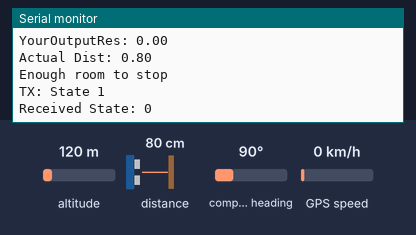
Bench run of a sketch on a simulated Arduino Uno, built with avr-gcc and run on an emulated ATmega328P. Parts: the last lines printed to the serial monitor. Wiring (inferred from the names in the program): LIDAR-Lite range finder at I2C address 0x62. Inputs (shaded band) come from the test bench; at power-on: altitude 120 m, distance to the obstacle 80 cm, compass heading 90°, GPS speed 0 km/h. The GPS gets a fix after 3 s at 37.7749, -122.4194 with 8 satellites.

Above: at 1.2 s.
1.3 s: altitude set to 11 m
At 2.2 s:
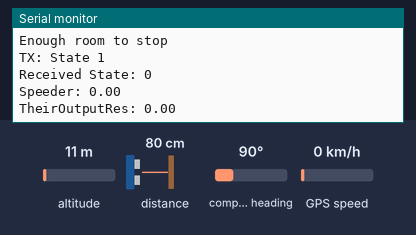
5.6 s: altitude set to 8 m
At 6.7 s:
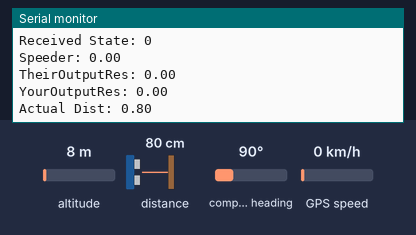

The sketch:

FinalCalcCode.ino
```cpp
#include <TinyGPS++.h>
#include <SoftwareSerial.h>
#include <LIDARLite.h>
#include <LIDARLite_v3HP.h>
#include <IRremote.h>


//NEW VERSION
//LIDAR Hookup
//Blue - SDA
//Green - SCL
//Red - 5V
//Black - Ground

LIDARLite lidarLite;
SoftwareSerial gpsSerial(6,7);
TinyGPSPlus gps;
int cal_cnt = 0;

String AEnvoyer = "";
IRsend irsend;
int RECV_PIN = 11;
IRrecv irrecv(RECV_PIN);
decode_results results;

int counter = 0;
float distances[5];

void setup()
{
  Serial.begin(9600); // Initialize serial connection to display distance readings
  gpsSerial.begin(9600);
  lidarLite.begin(0, true); // Set configuration to default and I2C to 400 kHz
  lidarLite.configure(0); // Change this number to try out alternate configurations
  irrecv.enableIRIn(); // Start the receiver2w

  array_init();
}

//initialize the distances array with -1 for every value
void array_init(){
  for (int i = 0; i < 5; i++){
    distances[i] = -1;
  }
}

//debug helper function for seeing the values of distances
void print_distances(){
  Serial.print("[");
  Serial.print(distances[0]);

  for (int i = 1; i < 5; i++){
    Serial.print(", ");
    Serial.print(distances[i]);
  }

  Serial.print("]");
}

//Use the last 5 distance measurements to get the change
//in speed (Kmph) of the car in front of you
float gather_distances(){
  int index = counter % 5;
  int i = 0;
  float elapsed = 0;

  float first = distances[index];
  float second = 0;

  //no value to compare to
  if(counter == 0){
    return 0;
  }

  //a full cycle hasn't elapsed
  if(counter < 5){
    second = distances[0];
    elapsed = (counter % 5);
  }
  //the entire array has values
  else{
     if (++index > 4){
      index = 0;
     }
     elapsed = 5;
     second = distances[index];
  }

  //result is the difference in distance
  float result = first - second;

  //0.01305s is the time it takes between polling for values
  float timePassed = 0.01305 * elapsed;
  return mps_to_kph(result / timePassed);
}

float kph_to_mps(float speed)
{
  return speed * 3.6;
}

float mps_to_kph(float speed)
{
  return speed * 0.277778;
}

//Speed in Kilometers, friction coefficient is normally 0.8
//Left is reaction time, right is stopping distance
//extraDist is the distance from the IR sensor if the car in front is following too close
//reactionTime is the expected time it takes a user to react
float calculation(float speeds, float friction, float safetyDist, float extraDist, float reactionTime, float theirCalc){
  float stopping = 0.0, reactionDist = 0.0, stoppingPrime;
  stopping = stopping_dist(speeds, friction);
  reactionDist = reaction_dist(speeds, reactionTime);
  stoppingPrime = theirCalc; //Replace with other persons speed calculation////////////////////////
  return (reactionDist + stopping + safetyDist + extraDist) - stoppingPrime ;
}

//Equation used to calculate distance required to stop if breaking starts immediately
float stopping_dist(float speeds, float friction){
  return ((speeds * speeds) / (250 * friction));
}

//Equation used to calculate distance covered over the time it takes user to react
float reaction_dist(float speeds, float reactionTime){
  return (speeds * reactionTime) / 3.6;
}

//Determine the speed of the car in front of you
float det_speed(float curSpeed, float curDist)
{
  return 1.0;
}

//Determine State current state.
//1 is good, 2 is back off, 3 is crash mode
int determine_state(float lidarDist, float calcDist){
  if(lidarDist >= calcDist){
    return 1;
  }
  else{
    if(calcDist - lidarDist < 5){
      return 2;
    }
    else{
      return 3;
    }
  }
}


//IR Sensor State Receiver
int checker()
{
  int returnVal = 0;

  if(results.value == 0xE0E08877)
  {
    Serial.println("Received State 0");
    returnVal = 0;
  }
  else if(results.value == 0xE0E020DF)
  {
    Serial.println("Received State 1");
    returnVal = 1;
  }
  else if(results.value == 0xE0E0A05F)
  {
    Serial.println("Received State 2");
    returnVal = 2;
  }
  else if(results.value == 0xE0E0609F)
  {
    Serial.println("Received State 1");
    returnVal = 3;
  }
  else if(results.value == 0xE0E010EF)
  {
    Serial.println("Received State 4");
    returnVal = 4;
  }
  else if(results.value == 0xE0E0906F)
  {
    Serial.println("Received State 5");
    returnVal = 5;
  }
  else if(results.value == 0xE0E050AF)
  {
    Serial.println("Received State 6");
    returnVal = 6;
  }
  results.value = 0;
  return returnVal;
}

//Figure out how much distance to translate
float transmit_distance(float lidarDist, float yourDist){
  if(lidarDist >= yourDist){
    return 0.0;
  }
  else{
    return yourDist - lidarDist;
  }
}

//IR Codes
//0. 0xE0E08877 UNUSED
//1. 0xE0E020DF used for state 1
//2. 0xE0E0A05F used for state 2
//3. 0xE0E0609F used for state 3
//4. 0xE0E010EF UNUSED
//5. 0xE0E0906F UNUSED
//6. 0xE0E050AF UNUSED
//7. 0xE0E030CF UNUSED
//8. 0xE0E0B04F UNUSED
//9. 0xE0E0708F UNUSED

//Given a number between 0-9, transmits it in IR codes
float transmit(int dist){
  Serial.print("TX: ");
  if (dist == 0){
    Serial.println("State 0");
    irsend.sendNEC(0xE0E08877, 32);
  }
  else if (dist == 1){
    Serial.println("State 1");
    irsend.sendNEC(0xE0E020DF, 32);
  }
  else if (dist == 2){
    Serial.println("State 2");
    irsend.sendNEC(0xE0E0A05F, 32);
  }
  else if (dist == 3){
    Serial.println("State 3");
    irsend.sendNEC(0xE0E0609F, 32);
  }
  else if (dist == 4){
    Serial.println("State 4");
    irsend.sendNEC(0xE0E010EF, 32);
  }
  else if (dist >= 5 && dist < 10){
    Serial.println("State 5");
    irsend.sendNEC(0xE0E0906F, 32);
  }
  else{
    Serial.println("State 6");
    irsend.sendNEC(0xE0E050AF, 32);
  }
}

void loop()
{
  int dist;
  float speeder = -1.0, extraDist = 0.0;

    //Code for receiving IR data
  if (irrecv.decode(&results)) {
    //Serial.print(char(results.value));
    irrecv.resume(); // Receive the next value
  }
  int checked = checker();//Where the checker is called, in order to determine the data from the IR

  // At the beginning of every 100 readings,
  // take a measurement with receiver bias correction
  if ( cal_cnt == 0 ) {
    dist = lidarLite.distance();      // With bias correction
  } else {
    dist = lidarLite.distance(false); // Without bias correction
  }

  //get the current speed
  while(gpsSerial.available())
  {
    gps.encode(gpsSerial.read());
  }
  if (gps.location.isUpdated())
  {
    speeder = gps.speed.kmph();
  }

  // Increment reading counter
  cal_cnt++;
  cal_cnt = cal_cnt % 100;

  //used for coding purposes to set a speed
  //sets the speed to 0 just in case the GPS is failing so it doesn't read negative values
  if(speeder < 0){
    speeder = 0.0; //Base value for speed
  }

  int state;
  boolean carInFront = true;
  float findDist, outputRes, theirSpeed = -1.0, theirOutputRes = -1.0, friction = 0.80;
  bool stopping = false;

  // Distance you have, in meters
  findDist = dist / 100.0;

  //CASE: nothing closer than 40m
  if (findDist < 0.05){
    findDist = 40.0;
    carInFront = false;
  }

  //keep track of the last 5 values of distance
  distances[counter % 5] = findDist;
  float speedDelta = gather_distances();
  counter++;

  //Set the extra distance values accorrding to the state receieved
  if(checked == 2){
    extraDist = 5.0;
  }
  else if(checked == 3){
    extraDist = 10.0;
  }

  //"if" is for if there is a car in front of you include them in the calculations
  //"then" is to make sure it doesn't run the calculations for a car in front if there is no car in front
  if(carInFront){
    //calculate the speed of the car in front in kph
    theirSpeed = speeder + speedDelta;

    // Distance the car in front would need to stop
    theirOutputRes = calculation(theirSpeed, friction, 0.0, extraDist, 2.0, 0.0);

    // Distance you would need to stop
    outputRes = calculation(speeder, friction, speeder * 0.10, extraDist, 2.0, theirOutputRes);
  }
  else{
    outputRes = calculation(speeder, friction, speeder * 0.10, extraDist, 2.0, 0.0); // Distance needed to stop
  }

  //Determine state based off of measurements and calculations
  //relay that information to user
  //transmit that info to car behind
  state = determine_state(findDist, outputRes);
  if(state == 3){
    stopping = false;
    Serial.println("Not enough room to stop. BACK OFF NOW.");
    transmit(3);
  }
  else if(state == 2){
    stopping = true;
    Serial.println("Getting close, back off");
    transmit(2);
  }
  else{
      stopping = true;
      Serial.println("Enough room to stop");
      transmit(1);
  }

  //Printers to check status values
  Serial.print("Received State: ");
  Serial.println(checked);

  Serial.print("Speeder: ");
  Serial.println(speeder);

  Serial.print("TheirOutputRes: ");
  Serial.println(theirOutputRes);

  Serial.print("YourOutputRes: ");
  Serial.println(outputRes);

  Serial.print("Actual Dist: ");
  Serial.println(findDist);

  Serial.println();
  delay(10);
}
```

LIDARLite.h
```cpp
// (licence header left out)
#ifndef LIDARLite_h
#define LIDARLite_h

#define LIDARLITE_ADDR_DEFAULT 0x62

#include <Arduino.h>

class LIDARLite
{
  public:
      LIDARLite();
      void begin(int = 0, bool = false, char = LIDARLITE_ADDR_DEFAULT);
      void configure(int = 0, char = LIDARLITE_ADDR_DEFAULT);
      void reset(char = LIDARLITE_ADDR_DEFAULT);
      int distance(bool = true, char = LIDARLITE_ADDR_DEFAULT);
      void write(char, char, char = LIDARLITE_ADDR_DEFAULT);
      void read(char, int, byte*, bool, char);
      void correlationRecordToSerial(char = '\n', int = 256, char = LIDARLITE_ADDR_DEFAULT);
};

#endif
```

LIDARLite_v3HP.h
```cpp
// (licence header left out)
#ifndef LIDARLite_v3HP_h
#define LIDARLite_v3HP_h

#define LIDARLITE_ADDR_DEFAULT 0x62

#include <Arduino.h>
#include <stdint.h>

class LIDARLite_v3HP
{
  public:
      void      configure   (uint8_t configuration = 0, uint8_t lidarliteAddress = LIDARLITE_ADDR_DEFAULT);

      void      setI2Caddr  (uint8_t newAddress, uint8_t disableDefault, uint8_t lidarliteAddress = LIDARLITE_ADDR_DEFAULT);
      uint16_t  readDistance(uint8_t lidarliteAddress = LIDARLITE_ADDR_DEFAULT);
      void      waitForBusy (uint8_t lidarliteAddress = LIDARLITE_ADDR_DEFAULT);
      uint8_t   getBusyFlag (uint8_t lidarliteAddress = LIDARLITE_ADDR_DEFAULT);
      void      takeRange   (uint8_t lidarliteAddress = LIDARLITE_ADDR_DEFAULT);

      void      write (uint8_t regAddr, uint8_t * dataBytes, uint16_t numBytes, uint8_t lidarliteAddress = LIDARLITE_ADDR_DEFAULT);
      void      read  (uint8_t regAddr, uint8_t * dataBytes, uint16_t numBytes, uint8_t lidarliteAddress = LIDARLITE_ADDR_DEFAULT);

      void      correlationRecordToSerial (uint16_t numberOfReadings = 1024, uint8_t lidarliteAddress = LIDARLITE_ADDR_DEFAULT);
};

#endif
```

Measured:
- the behaviour switches between 10 and 9 m on altitude (found by bisection; images 1 and 2)
